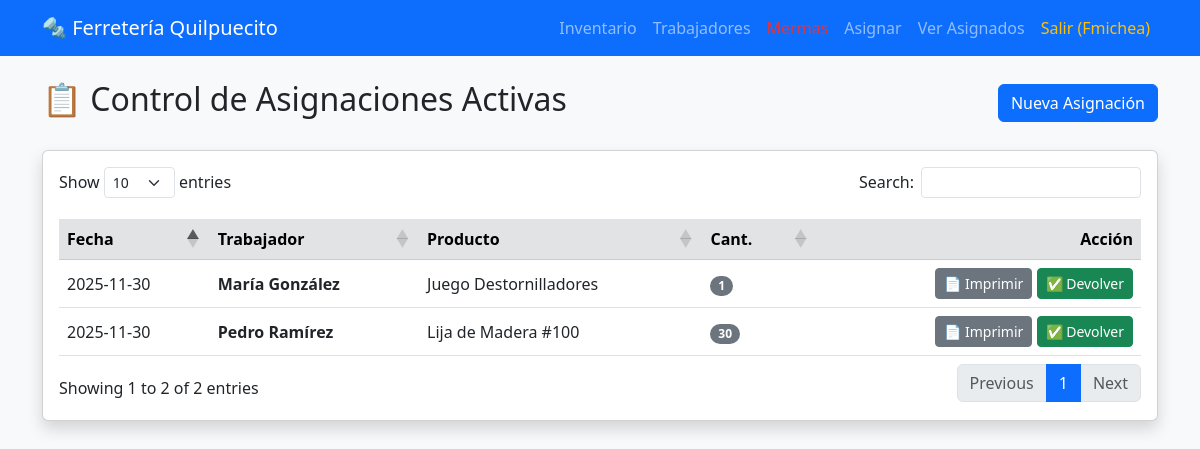
The page /mis_asignaciones (signed in) on the database its author committed.
### tables this page shows
CREATE TABLE asignaciones (
    id INTEGER PRIMARY KEY AUTOINCREMENT,
    producto_id INTEGER,
    trabajador_id INTEGER,
    fecha DATE DEFAULT CURRENT_DATE,
    cantidad INTEGER,
    FOREIGN KEY(producto_id) REFERENCES productos(id),
    FOREIGN KEY(trabajador_id) REFERENCES trabajadores(id)
);

CREATE TABLE trabajadores (
    id INTEGER PRIMARY KEY AUTOINCREMENT,
    nombre TEXT NOT NULL,
    cargo TEXT NOT NULL
);

CREATE TABLE productos (
    id INTEGER PRIMARY KEY AUTOINCREMENT,
    nombre TEXT NOT NULL,
    cantidad INTEGER NOT NULL,
    precio REAL NOT NULL,
    merma INTEGER DEFAULT 0
);

### app.py (the view)
@app.route('/mis_asignaciones')
@login_required
def mis_asignaciones():
    conn = get_db_connection()
    query = '''
        SELECT a.id, p.nombre as producto, t.nombre as trabajador, a.cantidad, a.fecha
        FROM asignaciones a
        JOIN productos p ON a.producto_id = p.id
        JOIN trabajadores t ON a.trabajador_id = t.id
        ORDER BY a.fecha DESC
    '''
    asignaciones = conn.execute(query).fetchall()
    conn.close()
    return render_template('mis_asignaciones.html', asignaciones=asignaciones)

### app.py (called while the page is built)
def get_db_connection():
    conn = sqlite3.connect('ferreteria.db')
    conn.row_factory = sqlite3.Row
    conn.execute("PRAGMA foreign_keys = ON")
    return conn

def login_required(f):
    @wraps(f)
    def decorated_function(*args, **kwargs):
        if 'user_id' not in session:
            flash('Por favor inicia sesión para acceder.', 'warning')
            return redirect(url_for('login'))
        return f(*args, **kwargs)
    return decorated_function

### templates/mis_asignaciones.html
{% extends 'base.html' %}
{% block content %}
<div class="d-flex justify-content-between align-items-center mb-4">
    <h2>📋 Control de Asignaciones Activas</h2>
    <a href="{{ url_for('asignar') }}" class="btn btn-primary">Nueva Asignación</a>
</div>
<div class="card shadow">
    <div class="card-body">
        {% if asignaciones %}
        <table class="table table-hover align-middle">
            <thead class="table-secondary">
                <tr>
                    <th>Fecha</th>
                    <th>Trabajador</th>
                    <th>Producto</th>
                    <th>Cant.</th>
                    <th class="text-end">Acción</th>
                </tr>
            </thead>
            <tbody>
                {% for a in asignaciones %}
                <tr>
                    <td>{{ a['fecha'] }}</td>
                    <td class="fw-bold">{{ a['trabajador'] }}</td>
                    <td>{{ a['producto'] }}</td>
                    <td><span class="badge bg-secondary rounded-pill">{{ a['cantidad'] }}</span></td>
                    <td class="text-end">
    <a href="{{ url_for('generar_pdf', id=a['id']) }}" class="btn btn-sm btn-secondary" target="_blank">
        📄 Imprimir
    </a>
    <a href="{{ url_for('devolver_asignacion', id=a['id']) }}"
       class="btn btn-sm btn-success"
       onclick="return confirm('¿Confirmar devolución? El stock aumentará.');">
        ✅ Devolver
    </a>
</td>
                </tr>
                {% endfor %}
            </tbody>
        </table>
        {% else %}
            <div class="alert alert-warning text-center">
                No hay herramientas asignadas actualmente. Todo el stock está en bodega.
            </div>
        {% endif %}
    </div>
</div>
{% endblock %}

### templates/base.html (style rules this page uses)
body { background-color: #f8f9fa; }
.card { box-shadow: 0 4px 8px rgba(0,0,0,0.1); }

### rows shown on the page
asignaciones: fecha "2025-11-30", trabajador "María González", producto "Juego Destornilladores", cantidad "1"
asignaciones: fecha "2025-11-30", trabajador "Pedro Ramírez", producto "Lija de Madera #100", cantidad "30"

### other values the page prints
{{ session.username }} "Fmichea"
